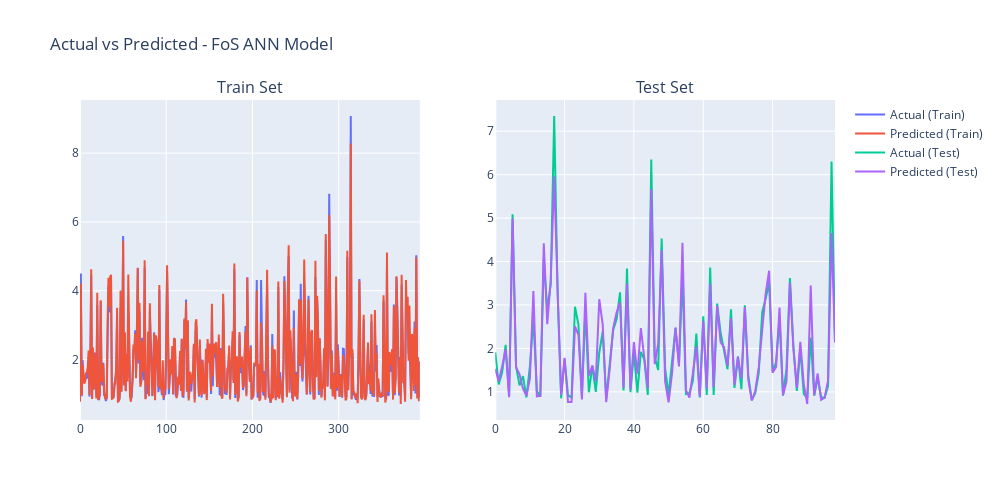
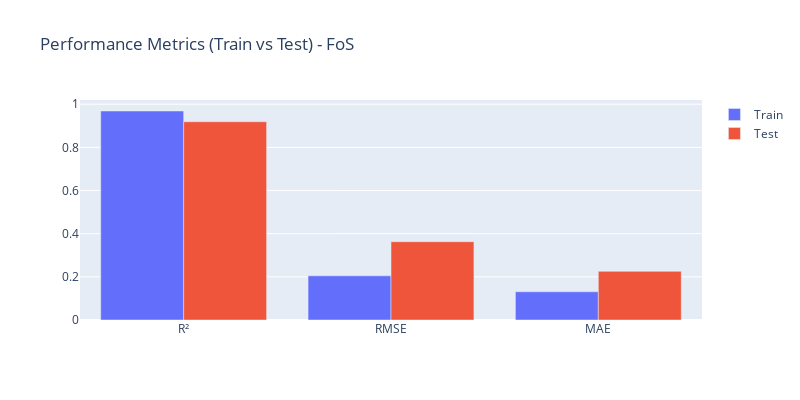

These figures' notebook cell, in order:
### Code cell
#FoS
import os
import pandas as pd
import numpy as np
import torch
import torch.nn as nn
import random
from torch.utils.data import DataLoader, TensorDataset
from sklearn.model_selection import train_test_split
from sklearn.preprocessing import StandardScaler
from sklearn.metrics import r2_score, mean_squared_error, mean_absolute_error
import plotly.graph_objs as go
from plotly.subplots import make_subplots

# === Save Directory for Plots
output_dir = r"C:\Users\vishn\OneDrive\Documents\Machine Learning\ANN_simple\base_ANN"
os.makedirs(output_dir, exist_ok=True)

# === Set random seed for reproducibility
def set_seed(seed=42):
    random.seed(seed)
    np.random.seed(seed)
    torch.manual_seed(seed)
    torch.backends.cudnn.deterministic = True
    torch.backends.cudnn.benchmark = False

set_seed(42)

# === Load and preprocess dataset
df = pd.read_csv(r"C:\Users\vishn\OneDrive\Documents\Machine Learning\Vishnu_phd.csv")
X = df.drop(columns=["FoS", "SeismicFoS"]).values
y = df["FoS"].values  # ✅ Switched back to FoS

# Train-test split
X_train, X_test, y_train, y_test = train_test_split(X, y, test_size=0.2, random_state=42)
scaler = StandardScaler()
X_train = scaler.fit_transform(X_train)
X_test = scaler.transform(X_test)

# Convert to PyTorch tensors
X_train_tensor = torch.tensor(X_train, dtype=torch.float32)
y_train_tensor = torch.tensor(y_train, dtype=torch.float32).view(-1, 1)
X_test_tensor = torch.tensor(X_test, dtype=torch.float32)
y_test_tensor = torch.tensor(y_test, dtype=torch.float32).view(-1, 1)

train_dataset = TensorDataset(X_train_tensor, y_train_tensor)
train_loader = DataLoader(train_dataset, batch_size=32, shuffle=True)

# === Define the ANN Model
class ANN(nn.Module):
    def __init__(self, input_dim, h1, h2, h3):
        super(ANN, self).__init__()
        self.model = nn.Sequential(
            nn.Linear(input_dim, h1), nn.ReLU(),
            nn.Linear(h1, h2), nn.ReLU(),
            nn.Linear(h2, h3), nn.ReLU(),
            nn.Linear(h3, 1)
        )
    def forward(self, x):
        return self.model(x)

# === Evaluation Function
def evaluate_model(h1, h2, h3, lr):
    model = ANN(X_train.shape[1], h1, h2, h3)
    criterion = nn.MSELoss()
    optimizer = torch.optim.Adam(model.parameters(), lr=lr)

    # Training
    for epoch in range(100):
        model.train()
        for xb, yb in train_loader:
            optimizer.zero_grad()
            pred = model(xb)
            loss = criterion(pred, yb)
            loss.backward()
            optimizer.step()

    # Evaluation
    model.eval()
    with torch.no_grad():
        y_train_pred = model(X_train_tensor).numpy()
        y_test_pred = model(X_test_tensor).numpy()

    return {
        "r2_train": r2_score(y_train, y_train_pred),
        "r2_test": r2_score(y_test, y_test_pred),
        "rmse_train": np.sqrt(mean_squared_error(y_train, y_train_pred)),
        "mae_train": mean_absolute_error(y_train, y_train_pred),
        "rmse_test": np.sqrt(mean_squared_error(y_test, y_test_pred)),
        "mae_test": mean_absolute_error(y_test, y_test_pred),
        "y_train_pred": y_train_pred,
        "y_test_pred": y_test_pred
    }

# === Run Evaluation
params = (64, 32, 16, 0.001)  # (h1, h2, h3, learning_rate)
results = evaluate_model(*params)

# === Print Results
print(f"\n📊 ANN Evaluation for FoS with Architecture {params[:3]} and LR = {params[3]}")
print(f"R² (Train): {results['r2_train']:.6f}")
print(f"R² (Test):  {results['r2_test']:.6f}")
print(f"RMSE (Train): {results['rmse_train']:.6f}")
print(f"RMSE (Test):  {results['rmse_test']:.6f}")
print(f"MAE (Train): {results['mae_train']:.6f}")
print(f"MAE (Test):  {results['mae_test']:.6f}")

# === Plot 1: Actual vs Predicted (Train & Test)
fig1 = make_subplots(rows=1, cols=2, subplot_titles=["Train Set", "Test Set"])
fig1.add_trace(go.Scatter(y=y_train, mode='lines', name='Actual (Train)'), row=1, col=1)
fig1.add_trace(go.Scatter(y=results["y_train_pred"].flatten(), mode='lines', name='Predicted (Train)'), row=1, col=1)
fig1.add_trace(go.Scatter(y=y_test, mode='lines', name='Actual (Test)'), row=1, col=2)
fig1.add_trace(go.Scatter(y=results["y_test_pred"].flatten(), mode='lines', name='Predicted (Test)'), row=1, col=2)
fig1.update_layout(title_text="Actual vs Predicted - FoS ANN Model", height=500, width=1000)
fig1.write_html(os.path.join(output_dir, "fos_actual_vs_predicted.html"))
fig1.show()

# === Plot 2: Bar Chart Comparison of Metrics
fig2 = go.Figure()
fig2.add_trace(go.Bar(name='Train', x=['R²', 'RMSE', 'MAE'],
                      y=[results["r2_train"], results["rmse_train"], results["mae_train"]]))
fig2.add_trace(go.Bar(name='Test', x=['R²', 'RMSE', 'MAE'],
                      y=[results["r2_test"], results["rmse_test"], results["mae_test"]]))
fig2.update_layout(barmode='group', title="Performance Metrics (Train vs Test) - FoS", height=400, width=800)
fig2.write_html(os.path.join(output_dir, "fos_metrics_comparison.html"))
fig2.show()

### Figure 1 — Plotly figure (JSON) as saved in the notebook; plotly's stock layout.template omitted (floating-point values rounded to 4 significant figures; data arrays with more than 128 entries replaced by an {"elided": "..."} marker saying what was removed)
{"data": [{"mode": "lines", "name": "Actual (Train)", "type": "scatter", "xaxis": "x", "y": {"elided": "395 float values"}, "yaxis": "y"}, {"mode": "lines", "name": "Predicted (Train)", "type": "scatter", "xaxis": "x", "y": {"elided": "395 float values"}, "yaxis": "y"}, {"mode": "lines", "name": "Actual (Test)", "type": "scatter", "xaxis": "x2", "y": [1.91, 1.17, 1.45, 2.08, 0.9, 5.09, 1.59, 1.15, 1.36, 0.87, 1.6, 2.68, 1.02, 0.89, 4.06, 2.9, 3.48, 7.35, 3.25, 0.85, 1.75, 0.92, 0.87, 2.96, 2.55, 0.9, 2.91, 0.99, 1.6, 1.0, 1.9, 2.39, 0.85, 1.64, 2.41, 2.67, 3.29, 1.03, 3.84, 0.99, 1.9, 0.98, 1.92, 1.74, 0.93, 6.35, 1.8, 1.5, 4.53, 1.54, 0.93, 1.7, 2.47, 1.65, 3.68, 0.95, 0.97, 1.25, 2.34, 0.87, 2.74, 0.93, 3.86, 0.93, 3.03, 2.37, 1.94, 1.52, 2.9, 1.09, 1.81, 1.06, 2.99, 1.36, 0.81, 0.97, 1.43, 2.84, 3.14, 3.51, 1.48, 1.68, 2.67, 0.91, 1.53, 3.62, 2.06, 1.02, 1.99, 0.95, 0.86, 2.25, 0.91, 1.32, 0.88, 0.86, 1.13, 6.3, 2.15], "yaxis": "y2"}, {"mode": "lines", "name": "Predicted (Test)", "type": "scatter", "xaxis": "x2", "y": [1.529, 1.243, 1.588, 1.977, 0.8739, 4.998, 1.567, 1.404, 1.071, 0.9068, 1.305, 3.318, 0.8974, 0.9087, 4.421, 2.559, 3.557, 5.956, 3.325, 0.9249, 1.784, 0.7635, 0.7648, 2.505, 2.313, 0.8246, 3.281, 1.369, 1.606, 1.242, 3.131, 2.547, 0.7613, 1.514, 2.462, 2.827, 3.053, 1.094, 3.492, 1.055, 2.144, 1.415, 2.469, 1.76, 1.082, 5.665, 1.639, 2.108, 4.263, 1.237, 0.7574, 1.433, 2.477, 1.586, 4.434, 1.038, 0.8661, 1.425, 2.046, 0.8861, 2.629, 1.069, 3.49, 1.108, 2.983, 2.142, 2.028, 1.593, 2.691, 1.161, 1.812, 1.304, 2.952, 1.274, 0.8, 1.018, 1.561, 2.412, 3.259, 3.789, 1.442, 1.571, 2.938, 0.9239, 1.237, 3.518, 1.989, 1.09, 2.154, 1.167, 0.7197, 3.448, 0.9235, 1.421, 0.8154, 0.8645, 1.26, 4.654, 2.138], "yaxis": "y2"}], "layout": {"annotations": [{"font": {"size": 16}, "showarrow": false, "text": "Train Set", "x": 0.225, "xanchor": "center", "xref": "paper", "y": 1, "yanchor": "bottom", "yref": "paper"}, {"font": {"size": 16}, "showarrow": false, "text": "Test Set", "x": 0.775, "xanchor": "center", "xref": "paper", "y": 1, "yanchor": "bottom", "yref": "paper"}], "height": 500, "title": {"text": "Actual vs Predicted - FoS ANN Model"}, "width": 1000, "xaxis": {"anchor": "y", "autorange": true, "domain": [0, 0.45], "range": [0, 394]}, "xaxis2": {"anchor": "y2", "autorange": true, "domain": [0.55, 1], "range": [0, 98]}, "yaxis": {"anchor": "x", "autorange": true, "domain": [0, 1], "range": [0.2395, 9.545], "type": "linear"}, "yaxis2": {"anchor": "x2", "autorange": true, "domain": [0, 1], "range": [0.3514, 7.718], "type": "linear"}}}

### Figure 2 — Plotly figure (JSON) as saved in the notebook; plotly's stock layout.template omitted (floating-point values rounded to 4 significant figures)
{"data": [{"name": "Train", "type": "bar", "x": ["R²", "RMSE", "MAE"], "y": [0.9685, 0.2047, 0.1308]}, {"name": "Test", "type": "bar", "x": ["R²", "RMSE", "MAE"], "y": [0.9187, 0.3628, 0.2255]}], "layout": {"barmode": "group", "height": 400, "title": {"text": "Performance Metrics (Train vs Test) - FoS"}, "width": 800, "xaxis": {"autorange": true, "range": [-0.5, 2.5], "type": "category"}, "yaxis": {"autorange": true, "range": [0, 1.019], "type": "linear"}}}
